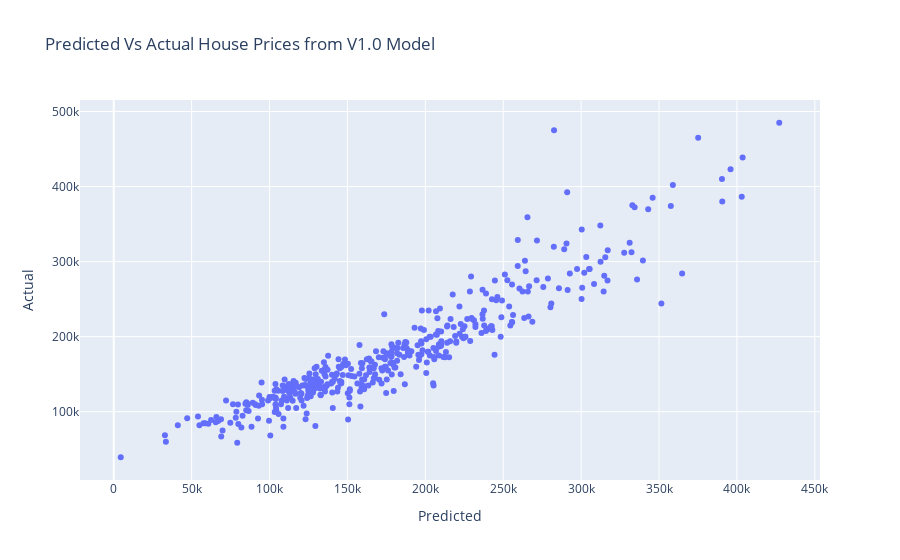

Notebook source saved alongside this figure:
### Code cell
fig = px.scatter(PredGrid, x = 'Predicted', y = 'Actual', title = 'Predicted Vs Actual House Prices from V1.0 Model')
fig

### Figure 1 — Plotly figure (JSON) as saved in the notebook; plotly's stock layout.template omitted (floating-point values rounded to 4 significant figures; data arrays with more than 128 entries replaced by an {"elided": "..."} marker saying what was removed)
{"data": [{"hovertemplate": "Predicted=%{x}<br>Actual=%{y}<extra></extra>", "legendgroup": "", "marker": {"color": "#636efa", "symbol": "circle"}, "mode": "markers", "name": "", "orientation": "v", "showlegend": false, "type": "scatter", "x": {"elided": "433 float values"}, "xaxis": "x", "y": {"elided": "433 int values"}, "yaxis": "y"}], "layout": {"legend": {"tracegroupgap": 0}, "title": {"text": "Predicted Vs Actual House Prices from V1.0 Model"}, "xaxis": {"anchor": "y", "domain": [0, 1], "title": {"text": "Predicted"}}, "yaxis": {"anchor": "x", "domain": [0, 1], "title": {"text": "Actual"}}}}
